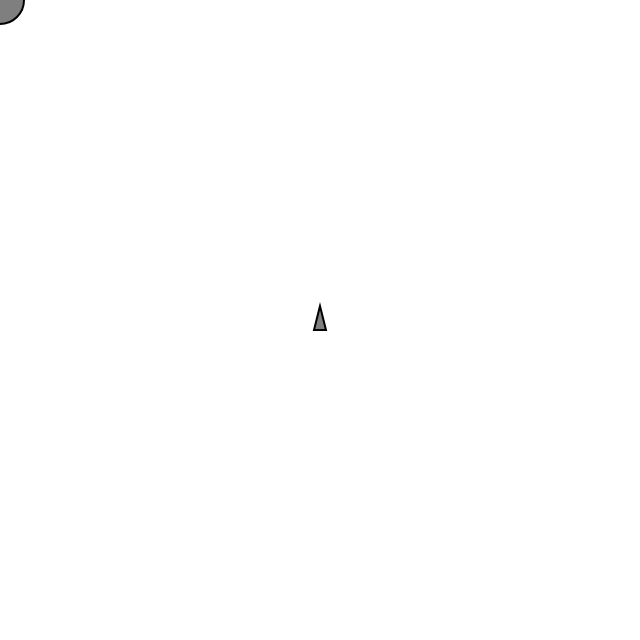
Frame 1 (no input)
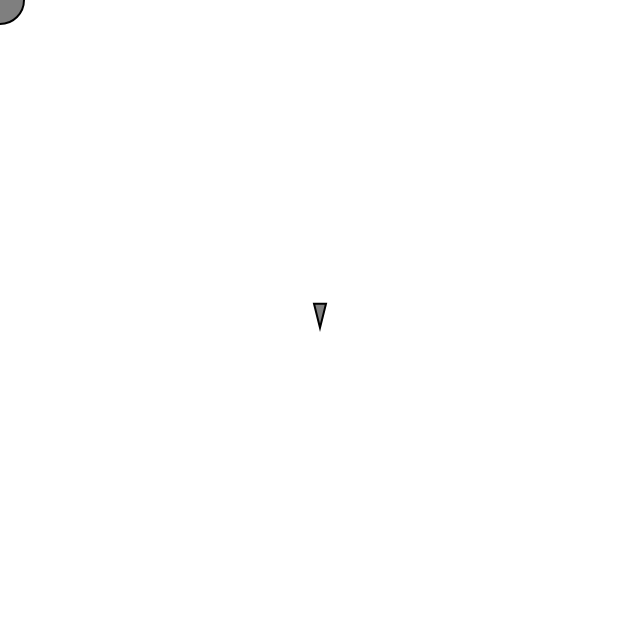
Frame 60 (no input)
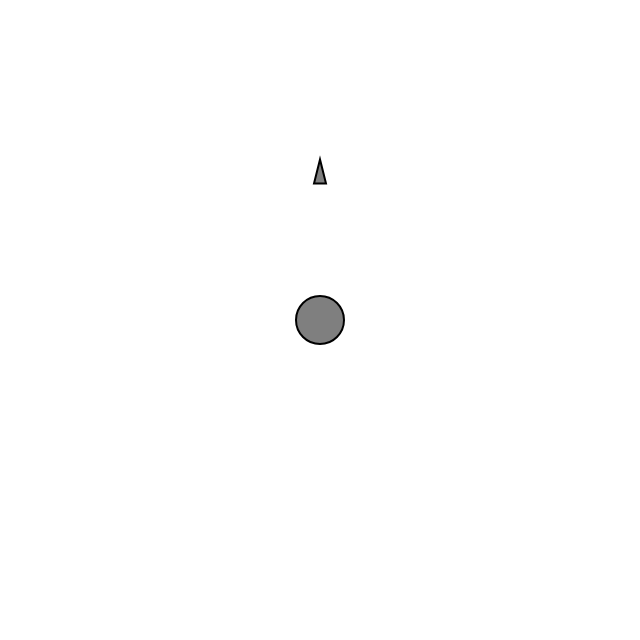
Frame 120 (the mouse pressed at the canvas centre since frame 60)

The p5.js sketch that drew these frames (run headless with seeded random() and noise() and a simulated clock; from frame 60 on, the mouse is pressed at the canvas centre):

// p5.js sketch
// ── sketch.js
// The Nature of Code
// Daniel Shiffman
// http://natureofcode.com

// Arriving "vehicle" follows the mouse position

// Implements Craig Reynold's autonomous steering behaviors
// One vehicle "arrive"
// See: http://www.red3d.com/cwr/

let vehicle;

function setup() {
  createCanvas(640, 640);
  vehicle = new Vehicle(width / 2, height / 2);
}

function draw() {
  background(255);
  let mouse = createVector(mouseX, mouseY);

  // Draw an ellipse at the mouse position
  fill(127);
  stroke(0);
  strokeWeight(2);
  circle(mouse.x, mouse.y, 48);

  // Call the appropriate steering behaviors for our agents
  if (p5.Vector.dist(vehicle.position, mouse) < 100) {
    vehicle.flee(mouse)
  }
  else {
    let screenCeenter = createVector(width / 2, height / 2);
    vehicle.arrive(screenCeenter);
  }
  
  vehicle.update();
  vehicle.show();
}
// ── vehicle.js
// The Nature of Code
// Daniel Shiffman
// http://natureofcode.com

// The "Vehicle" class

class Vehicle {
  constructor(x, y) {
    this.acceleration = createVector(0, 0);
    this.velocity = createVector(0, -2);
    this.position = createVector(x, y);
    this.r = 6;
    this.maxspeed = 4;
    this.maxforce = 0.1;
  }

  // Method to update location
  update() {
    // Update velocity
    this.velocity.add(this.acceleration);
    // Limit speed
    this.velocity.limit(this.maxspeed);
    this.position.add(this.velocity);
    // Reset accelerationelertion to 0 each cycle
    this.acceleration.mult(0);
  }

  applyForce(force) {
    // We could add mass here if we want A = F / M
    this.acceleration.add(force);
  }

  // A method that calculates a steering force towards a target
  // STEER = DESIRED MINUS VELOCITY
  arrive(target) {
    let desired = p5.Vector.sub(target, this.position); // A vector pointing from the location to the target
    let d = desired.mag();
    // Scale with arbitrary damping within 100 pixels
    if (d < 100) {
      let m = map(d, 0, 100, 0, this.maxspeed);
      desired.setMag(m);
    } else {
      desired.setMag(this.maxspeed);
    }

    // Steering = Desired minus Velocity
    let steer = p5.Vector.sub(desired, this.velocity);
    steer.limit(this.maxforce);  // Limit to maximum steering force
    this.applyForce(steer);
  }

  flee(target) {
    let desired = p5.Vector.sub(this.position, target); // A vector pointing from the location to the target

    // Scale to maximum speed
    desired.setMag(this.maxspeed);

    // Steering = Desired minus velocity
    let steer = p5.Vector.sub(desired, this.velocity);
    steer.limit(this.maxforce); // Limit to maximum steering force

    this.applyForce(steer);
  }

  show() {
    // Draw a triangle rotated in the direction of velocity
    let angle = this.velocity.heading();
    fill(127);
    stroke(0);
    strokeWeight(2);
    push();
    translate(this.position.x, this.position.y);
    rotate(angle);
    beginShape();
    vertex(this.r * 2, 0);
    vertex(-this.r * 2, -this.r);
    vertex(-this.r * 2, this.r);
    endShape(CLOSE);
    pop();
  }
}
